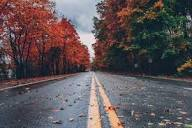
#> input picture FIP/download.jpg, 192 x 128 px
$ jupyter execute 'morphological image processing.ipynb'
#> lines starting #> are read from the running program, lines starting #| are printed output that depends on the picture
[cell 1]
import cv2
import numpy as np

# Load the image
image = cv2.imread('download.jpg', 0)  # Replace 'image.jpg' with the path to your image
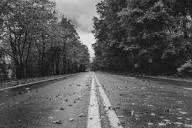
#> image: shape (128, 192); min 0, max 249, mean 86.6

# Define the kernel for erosion
kernel = np.ones((5, 5), np.uint8)  # Adjust the kernel size as per your requirement

# Apply erosion on the image
eroded_image = cv2.erode(image, kernel, iterations=1)
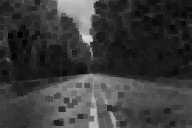
#> eroded_image: shape (128, 192); min 0, max 219, mean 58.2

# Display the original and eroded images
cv2.imshow('Original Image', image)
cv2.imshow('Eroded Image', eroded_image)
cv2.waitKey(0)
cv2.destroyAllWindows()

[cell 2]
import cv2
import numpy as np

# Load the image
image = cv2.imread('download.jpg', 0)  # Replace 'image.jpg' with the path to your image

# Define the kernel for dilation
kernel = np.ones((5, 5), np.uint8)  # Adjust the kernel size as per your requirement

# Apply dilation on the image
dilated_image = cv2.dilate(image, kernel, iterations=1)
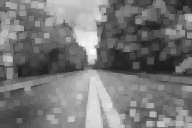
#> dilated_image: shape (128, 192); min 28, max 249, mean 119.1

# Display the original and dilated images
cv2.imshow('Original Image', image)
cv2.imshow('Dilated Image', dilated_image)
cv2.waitKey(0)
cv2.destroyAllWindows()

[cell 3]
import cv2
import numpy as np

# Load the image
image = cv2.imread('download.jpg', 0)  # Replace 'image.jpg' with the path to your image

# Define the kernel for morphological operations
kernel = np.ones((5, 5), np.uint8)  # Adjust the kernel size as per your requirement

# Apply opening operation on the image
opened_image = cv2.morphologyEx(image, cv2.MORPH_OPEN, kernel)
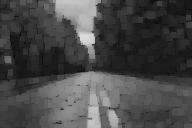
#> opened_image: shape (128, 192); min 0, max 219, mean 71.8

# Apply closing operation on the image
closed_image = cv2.morphologyEx(image, cv2.MORPH_CLOSE, kernel)
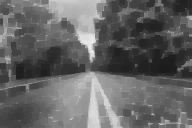
#> closed_image: shape (128, 192); min 28, max 249, mean 100.2

# Display the original, opened, and closed images
cv2.imshow('Original Image', image)
cv2.imshow('Opened Image', opened_image)
cv2.imshow('Closed Image', closed_image)
cv2.waitKey(0)
cv2.destroyAllWindows()

[cell 4]
import cv2
import numpy as np

# Load the image
image = cv2.imread('download.jpg', 0)  # Replace 'image.jpg' with the path to your image

# Define the structuring elements for hit and miss operation
kernel_hit = np.array([[0, 0, 0],
                       [1, 1, 0],
                       [0, 1, 0]], dtype=np.uint8)

kernel_miss = np.array([[0, 1, 1],
                        [0, 0, 1],
                        [0, 0, 0]], dtype=np.uint8)

# Apply hit and miss operation on the image
result = cv2.morphologyEx(image, cv2.MORPH_HITMISS, kernel_hit, iterations=1)
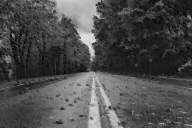
#> result: shape (128, 192); min 0, max 227, mean 76.6
result = cv2.morphologyEx(result, cv2.MORPH_HITMISS, kernel_miss, iterations=1)
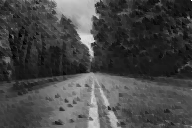
#> result: shape (128, 192); min 0, max 255, mean 70.4

# Display the result
cv2.imshow('Result', result)
cv2.waitKey(0)
cv2.destroyAllWindows()

[cell 5]
import cv2
import numpy as np

# Load the image
image = cv2.imread('download.jpg', 0)  # Replace 'image.jpg' with the path to your image

# Define the kernel for thickening
kernel_thickening = np.ones((3, 3), np.uint8)  # Adjust the kernel size as per your requirement

# Apply thickening on the image
thickened_image = cv2.morphologyEx(image, cv2.MORPH_DILATE, kernel_thickening)
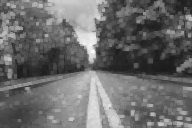
#> thickened_image: shape (128, 192); min 27, max 249, mean 107

# Define the kernel for thinning
kernel_thinning = np.ones((3, 3), np.uint8)  # Adjust the kernel size as per your requirement

# Apply thinning on the image
thinned_image = cv2.morphologyEx(image, cv2.MORPH_ERODE, kernel_thinning)
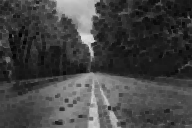
#> thinned_image: shape (128, 192); min 0, max 220, mean 67.4

# Display the original, thickened, and thinned images
cv2.imshow('Original Image', image)
cv2.imshow('Thickened Image', thickened_image)
cv2.imshow('Thinned Image', thinned_image)
cv2.waitKey(0)
cv2.destroyAllWindows()

$ run again, with FIP/cat.jpeg copied over FIP/download.jpg
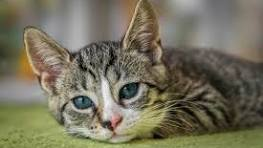
#> input picture FIP/cat.jpeg, 263 x 148 px
#> `thickened_image = cv2.morphologyEx(image, cv2.MORPH_DILATE, kernel_thi..`:
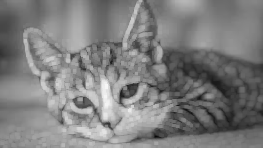
#> thickened_image: shape (148, 263); min 8, max 246, mean 125.8
#> `thinned_image = cv2.morphologyEx(image, cv2.MORPH_ERODE, kernel_thinni..`:
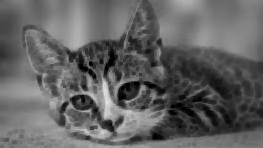
#> thinned_image: shape (148, 263); min 0, max 229, mean 97.9
